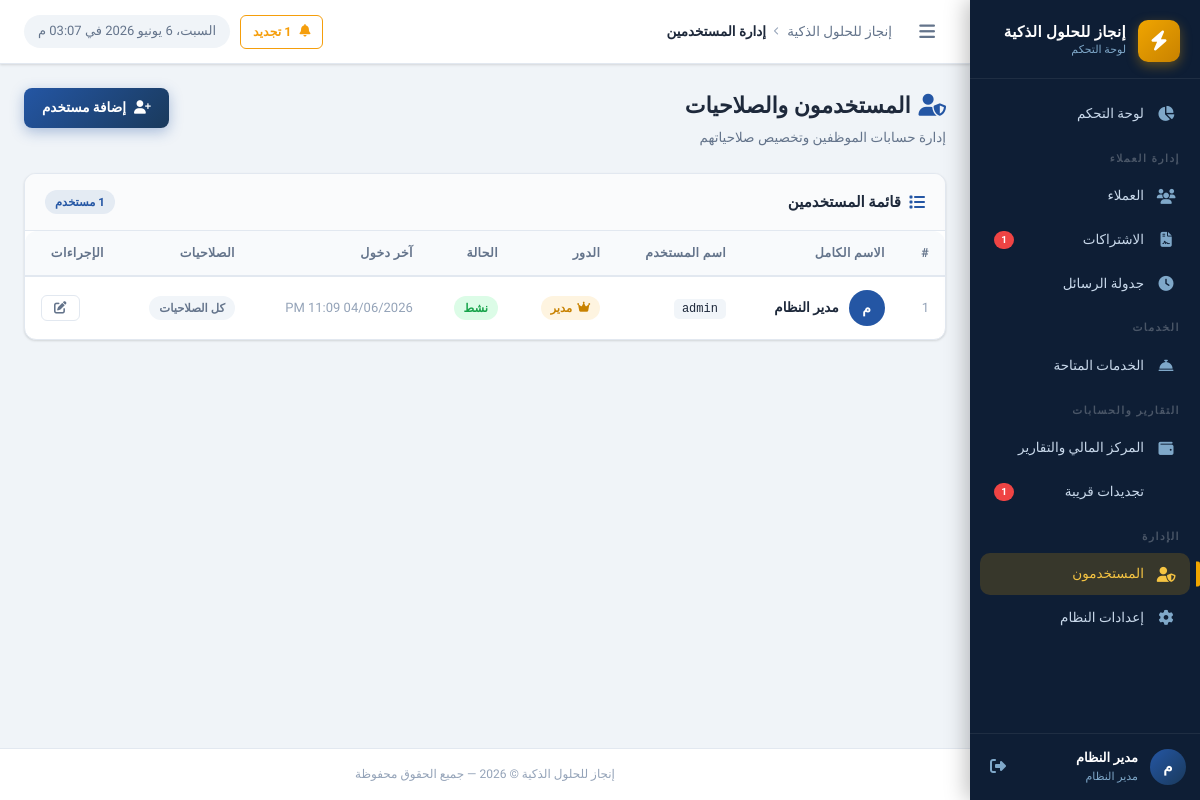
Page /users/index.php (signed in) on the earlier database version.
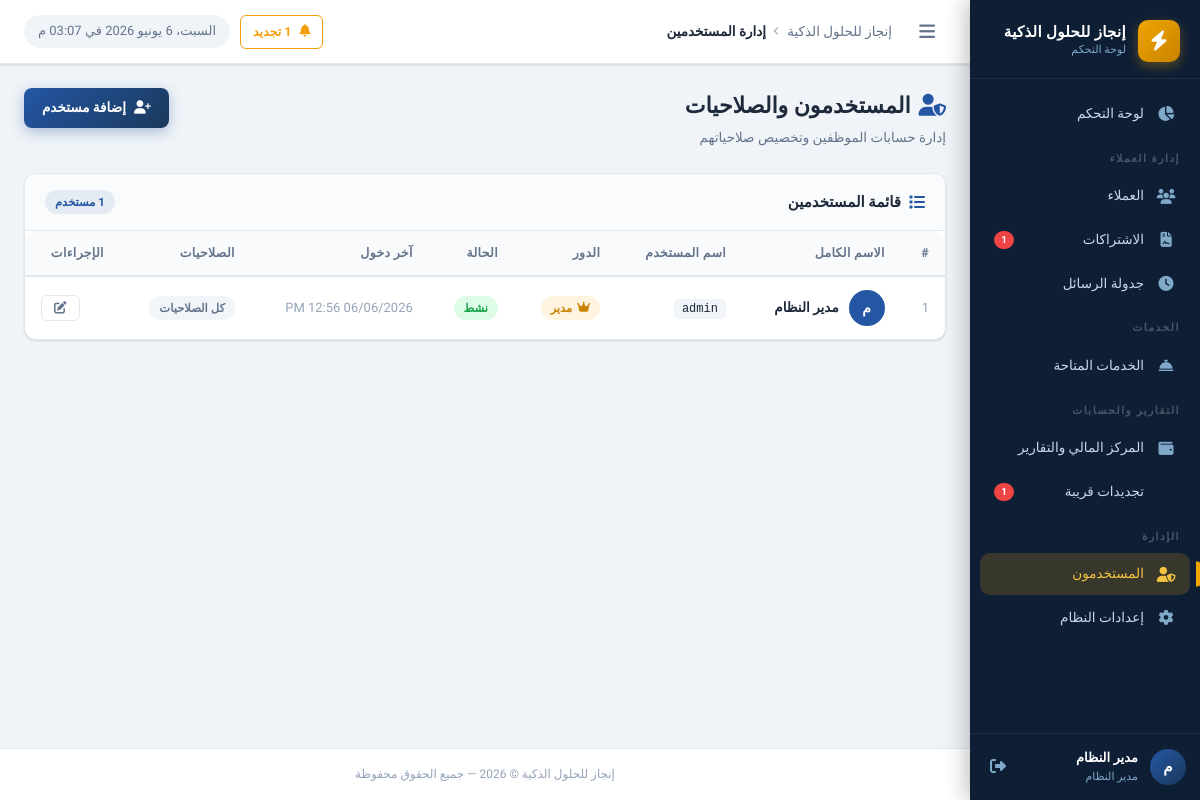
Same page on the later database version.
### tables this page shows
CREATE TABLE `users` (
  `id` int UNSIGNED NOT NULL,
  `username` varchar(100) NOT NULL,
  `password` varchar(255) NOT NULL,
  `full_name` varchar(200) NOT NULL,
  `role` enum('admin','employee') NOT NULL DEFAULT 'employee',
  `permissions` json DEFAULT NULL COMMENT 'صلاحيات مخصصة للموظف',
  `status` tinyint(1) NOT NULL DEFAULT '1' COMMENT '1=نشط, 0=موقوف',
  `last_login` datetime DEFAULT NULL,
  `created_at` datetime NOT NULL DEFAULT CURRENT_TIMESTAMP,
  `updated_at` datetime NOT NULL DEFAULT CURRENT_TIMESTAMP ON UPDATE CURRENT_TIMESTAMP
);

### includes/functions.php (called while the page is built, shortened)
<?php
function formatDateTime(string $datetime): string {
    return date('d/m/Y h:i A', strtotime($datetime));
}
function e(mixed $value): string {
    return htmlspecialchars((string)$value, ENT_QUOTES, 'UTF-8');
}

### users/index.php (the view, shortened to what this page needs)
<?php
$db    = getDB();
$users = $db->query("SELECT * FROM users ORDER BY role ASC, full_name ASC")->fetchAll();
require_once INCLUDES_PATH . '/header.php';
?>
<div class="page-header">
  <div class="page-header-text">
    <h1 class="page-title"><i class="fas fa-user-shield" style="color:var(--primary-light);margin-left:8px;"></i>المستخدمون والصلاحيات</h1>
    <p class="page-subtitle">إدارة حسابات الموظفين وتخصيص صلاحياتهم</p>
  </div>
  <div class="page-actions">
    <a href="add.php" class="btn btn-primary" id="btn-add-user">
      <i class="fas fa-user-plus"></i>
      إضافة مستخدم
    </a>
  </div>
</div>
<div class="card">
  <div class="card-header">
    <span class="card-title"><i class="fas fa-list"></i> قائمة المستخدمين</span>
    <span class="badge badge-primary"><?= count($users) ?> مستخدم</span>
  </div>
  <div class="table-wrapper">
    <table class="data-table">
      <thead>
        <tr>
          <th>#</th>
          <th>الاسم الكامل</th>
          <th>اسم المستخدم</th>
          <th>الدور</th>
          <th>الحالة</th>
          <th>آخر دخول</th>
          <th>الصلاحيات</th>
          <th>الإجراءات</th>
        </tr>
      </thead>
      <tbody>
        <?php if (empty($users)): ?>
        <tr><td colspan="8"><div class="empty-state"><div class="empty-icon"><i class="fas fa-users-slash"></i></div><p class="empty-title">لا يوجد مستخدمون</p></div></td></tr>
        <?php else: ?>
        <?php foreach ($users as $i => $user):
          $perms = json_decode($user['permissions'] ?? '[]', true) ?? [];
          $allPerms = ALL_PERMISSIONS;
        ?>
        <tr>
          <td class="text-muted"><?= $i + 1 ?></td>
          <td>
            <div style="display:flex;align-items:center;gap:10px;">
              <div style="width:36px;height:36px;border-radius:50%;background:var(--primary-light);
                          display:flex;align-items:center;justify-content:center;color:#fff;
                          font-weight:700;font-size:14px;flex-shrink:0;">
                <?= e(mb_substr($user['full_name'], 0, 1, 'UTF-8')) ?>
              </div>
              <strong><?= e($user['full_name']) ?></strong>
            </div>
          </td>
          <td><code style="background:#f1f5f9;padding:3px 8px;border-radius:5px;font-size:12px;"><?= e($user['username']) ?></code></td>
          <td>
            <?php if ($user['role'] === 'admin'): ?>
              <span class="badge badge-accent"><i class="fas fa-crown"></i> مدير</span>
            <?php else: ?>
              <span class="badge badge-primary"><i class="fas fa-user"></i> موظف</span>
            <?php endif; ?>
          </td>
          <td>
            <?php if ($user['status']): ?>
              <span class="badge badge-success">نشط</span>
            <?php else: ?>
              <span class="badge badge-danger">موقوف</span>
            <?php endif; ?>
          </td>
          <td class="text-muted"><?= $user['last_login'] ? formatDateTime($user['last_login']) : 'لم يدخل بعد' ?></td>
          <td>
            <?php if ($user['role'] === 'admin'): ?>
              <span class="badge badge-secondary">كل الصلاحيات</span>
            <?php else: ?>
              <span style="font-size:12.5px;color:var(--text-secondary);">
                <?= count($perms) ?> من <?= count($allPerms) ?>
              </span>
            <?php endif; ?>
          </td>
          <td>
            <div class="table-actions">
              <a href="edit.php?id=<?= $user['id'] ?>" class="btn btn-sm btn-outline" title="تعديل">
                <i class="fas fa-edit"></i>
              </a>
            </div>
          </td>
        </tr>
        <?php endforeach; ?>
        <?php endif; ?>
      </tbody>
    </table>
  </div>
</div>
<?php require_once INCLUDES_PATH . '/footer.php'; ?>

Differences in the rows shown:
changed users "مدير النظام": last_login "04/06/2026 11:09 PM" → "06/06/2026 12:56 PM"
